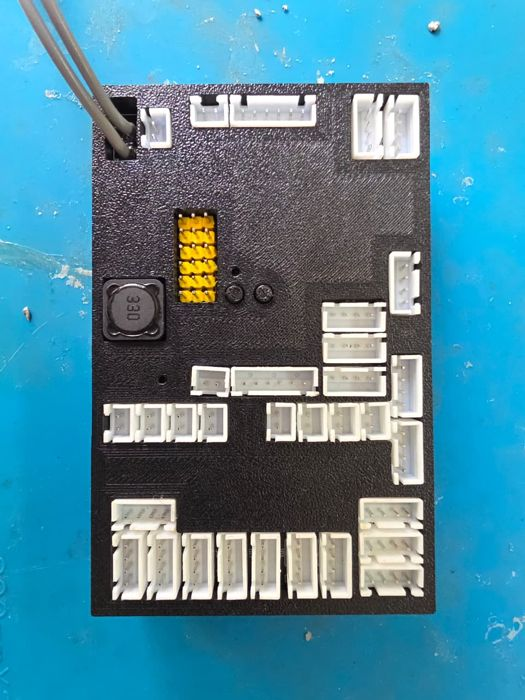
#> input picture curso/imagens/brick.jpg, 525 x 700 px, given in place of the camera
$ python main.py
#> lines starting #> are read from the running program, lines starting #| are printed output that depends on the picture; after the words box and inside, x2 and y2 are one past the last pixel; in counts of white or black regions, pixels touching at a corner belong together
#> further down, frame is the input picture: shape (700, 525, 3); mean B, G, R 157.3, 137.5, 76.7
#exemplo de como detectar áreas de uma cor específica (neste caso, azul) usando OpenCV
import cv2
import numpy as np
import time


# intervalo da cor de exemplo, neste caso, é o hsv do azul
# Intervalo de azul em HSV (pode ajustar conforme necessário)
# Como cores podem variar, é importante calibrar esses valores e colocar um intervalo que funcione bem para o seu ambiente
valorBaixoAzul = np.array([100, 100, 100])
valorAltoAzul = np.array([130, 255, 255])

# Iniciar captura da webcam
camera = cv2.VideoCapture(0)
camera.set(cv2.CAP_PROP_FRAME_WIDTH, 320)
camera.set(cv2.CAP_PROP_FRAME_HEIGHT, 240)

frameAtual = None
objetos_detectados = []

def encontraObjetos(frame):
    global objetos_detectados
    hsv = cv2.cvtColor(frame, cv2.COLOR_BGR2HSV)
#> hsv: shape (700, 525, 3); mean H, S, V 89, 124, 163.1
    objetos_detectados = []  # Limpa a lista de objetos detectados a cada frame
    # Criar máscara para azul
    mask = cv2.inRange(hsv, valorBaixoAzul, valorAltoAzul)
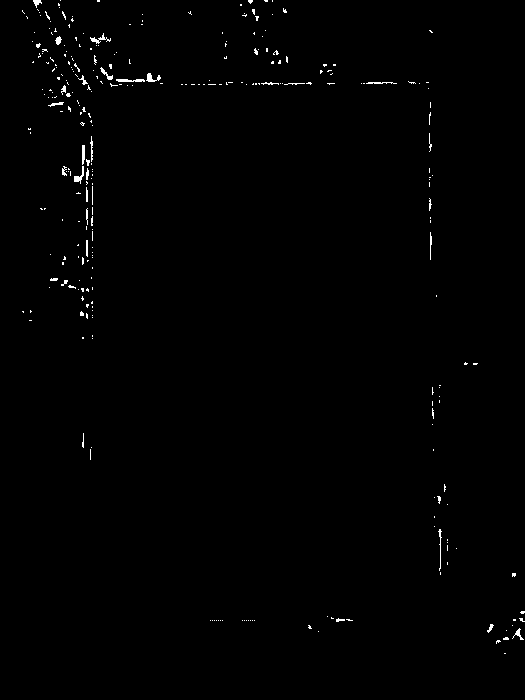
#> mask: shape (700, 525); 0.64% white in thin lines or dots, all inside (x1, y1, x2, y2) = (22, 0, 525, 654)

    kernel = np.ones((10,10), np.uint8)
    maskAzul = cv2.morphologyEx(mask, cv2.MORPH_CLOSE, kernel)
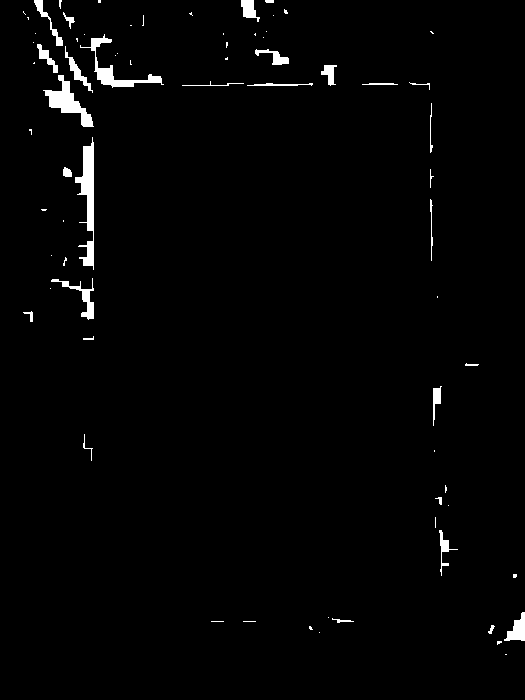
#> maskAzul: shape (700, 525); 1.7% white; 73 white regions (43 under 20 px)

    # Encontrar contornos
    contours, _ = cv2.findContours(maskAzul, cv2.RETR_EXTERNAL, cv2.CHAIN_APPROX_SIMPLE)
#> contours = 73 contours, 54 with area under 20; largest, box (x1, y1, x2, y2) and area: (75, 137, 94, 270) 968, (43, 75, 94, 127) 781, (80, 34, 164, 88) 632, (51, 278, 94, 320) 290, (504, 612, 525, 641) 288

    # Desenhar contornos que são retângulos
    i = 0
    for cnt in contours:
        area = cv2.contourArea(cnt)
        print (f"Area do contorno {i}: {area}")
        if area > 700:  # Ajuste esse valor conforme necessário para filtrar tamanho dos objetos
            x, y, w, h = cv2.boundingRect(cnt)
            #desenha um retângulo que envolve o objeto detectado
            cv2.rectangle(frame, (x, y), (x+w, y+h), (0, 255, 0), 2)
            centro_x = x + w // 2
            centro_y = y + h // 2
            #adiciono os dados do objeto detectado na lista de objetos detectados
            #assim posso trabalhar com esses dados depois para tomar alguma decisão
            objetos_detectados.append([centro_x, centro_y, w*h, "Objeto Azul"])
            i += 1
#> this loop made 73 passes
#> (area, x, y, w, h, centro_x, centro_y, i) on passes 33, 40: (967.5, 75, 137, 19, 133, 84, 203, 1), (781, 43, 75, 51, 52, 68, 101, 2)
#> area on passes 10, 12, 19, 22, 25, 30: 288.5, 123.5, 123, 26, 290, 22
#| Area do contorno 0: 0.0
#| Area do contorno 0: 7.0
#| Area do contorno 0: 0.0
#| Area do contorno 0: 5.5
#| Area do contorno 0: 19.5
#| Area do contorno 0: 0.0
#| Area do contorno 0: 0.0
#| Area do contorno 0: 19.5
#> (further printed lines are left out)
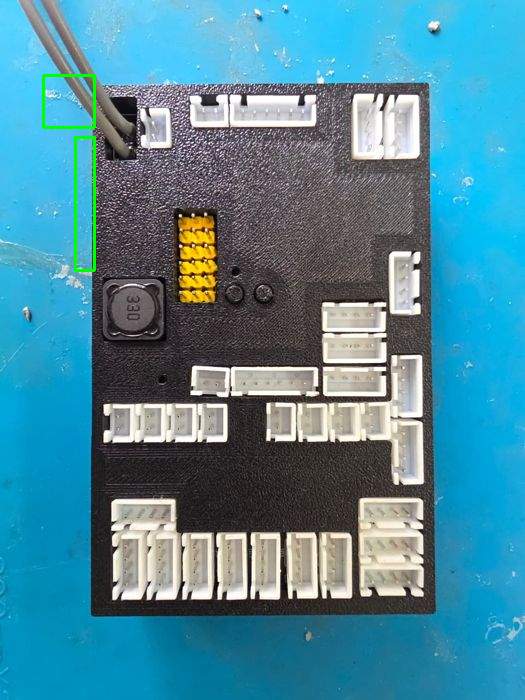
#> frame: shape (700, 525, 3); 0.41% of pixels changed, all inside (x1, y1, x2, y2) = (42, 74, 96, 272)
#> after the loop, i = 2; objetos_detectados = [[84, 203, 2527, 'Objeto Azul'], [68, 101, 2652, 'Objeto Azul']]


    # Mostrar resultado
    cv2.imshow("Objetos Azuis", frame)


while True:
    ret, frame = camera.read()
    if not ret:
        break
    encontraObjetos(frame)
    print(objetos_detectados)
#| [[84, 203, 2527, 'Objeto Azul'], [68, 101, 2652, 'Objeto Azul']]

    #time.sleep(2)
    # Sair com tecla 'q'
    if cv2.waitKey(1) & 0xFF == ord('q'):
#> (key q is pressed here)
        break

camera.release()
cv2.destroyAllWindows()

$ run again, on curso/imagens/conectores.jpg
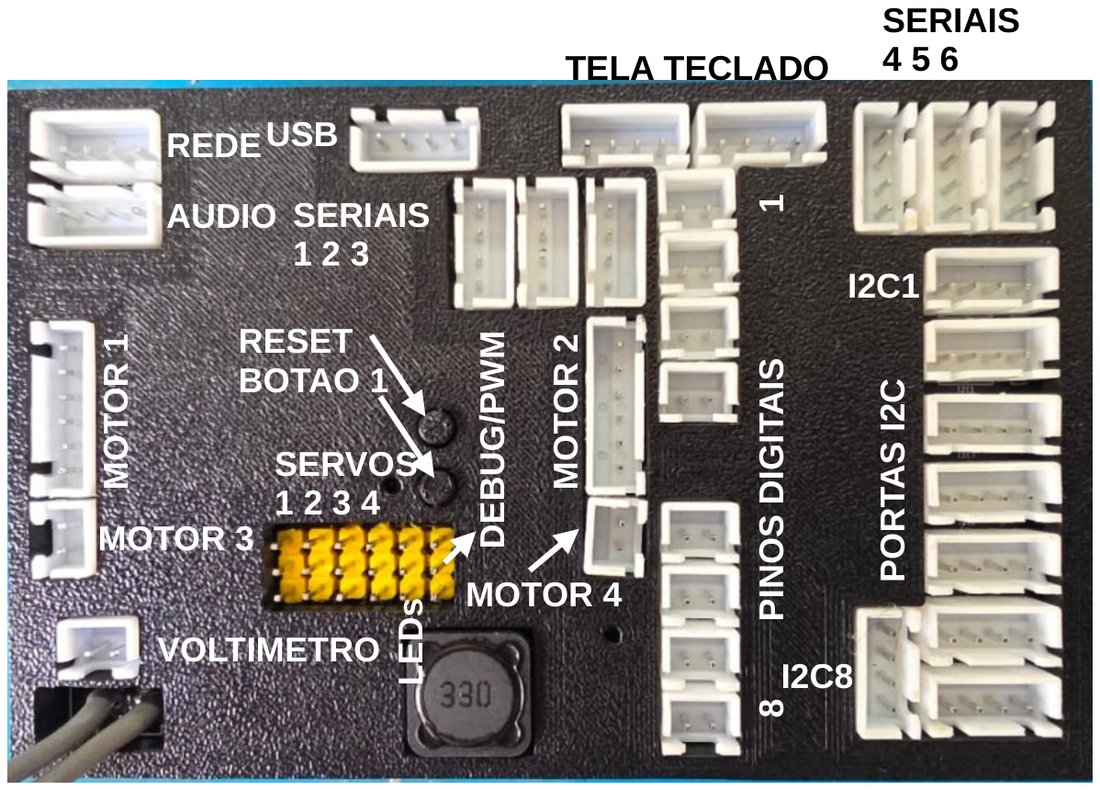
#> input picture curso/imagens/conectores.jpg, 1100 x 790 px, given in place of the camera
#> frame is the input picture: shape (790, 1100, 3); mean B, G, R 129.4, 132.7, 137.2
#> hsv: shape (790, 1100, 3); mean H, S, V 70.7, 30.1, 139.4
#> in encontraObjetos, `mask = cv2.inRange(hsv, valorBaixoAzul, valorAltoAzul)`:
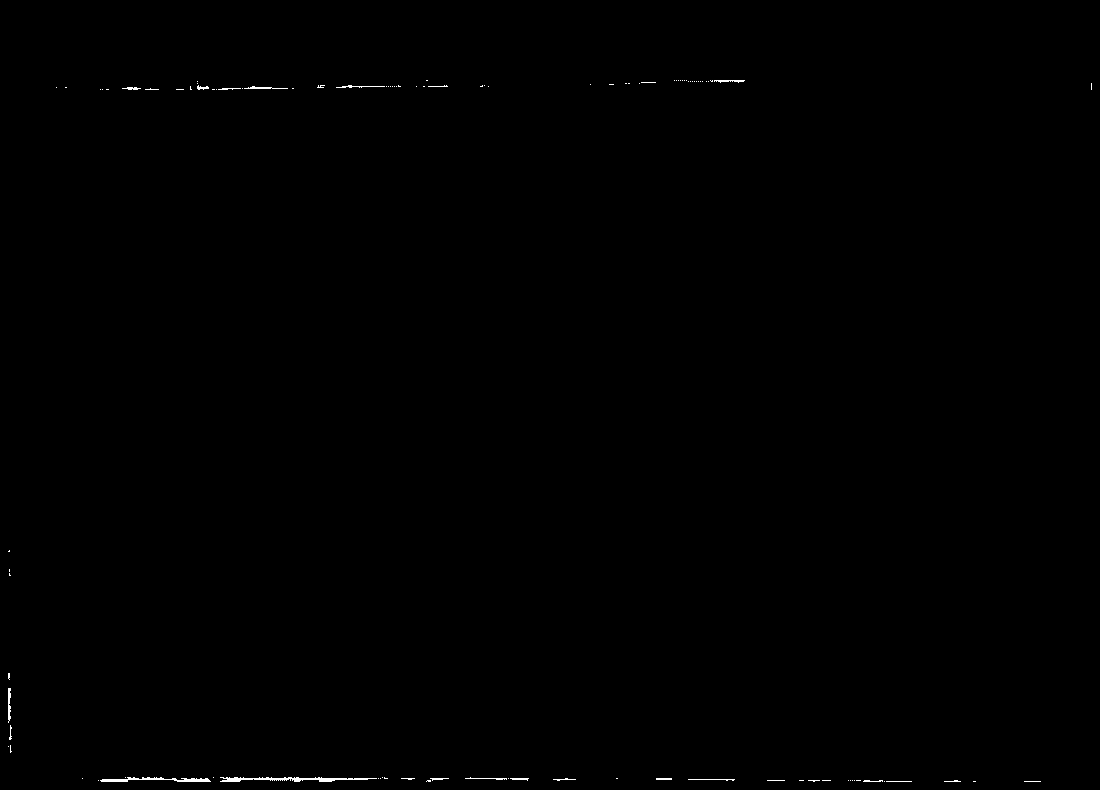
#> mask: shape (790, 1100); 0.2% white in thin lines or dots, all inside (x1, y1, x2, y2) = (8, 80, 1092, 782)
#> in encontraObjetos, `maskAzul = cv2.morphologyEx(mask, cv2.MORPH_CLOSE, kernel)`:
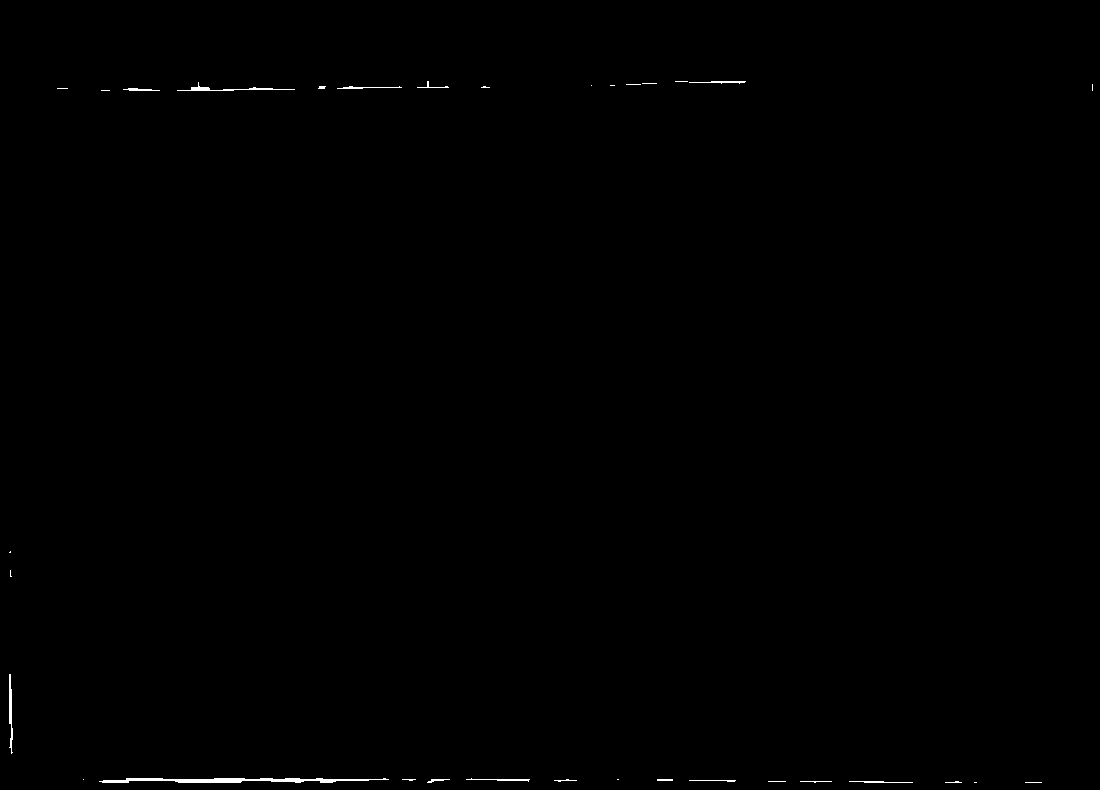
#> maskAzul: shape (790, 1100); 0.25% white; 33 white regions (17 under 20 px)
#> contours = 33 contours, 25 with area under 20; largest, box (x1, y1, x2, y2) and area: (99, 778, 389, 783) 598, (9, 674, 13, 754) 108, (177, 82, 295, 91) 95, (689, 81, 746, 84) 36, (466, 778, 530, 782) 34, (123, 88, 160, 91) 33, (337, 86, 402, 89) 25, (849, 781, 913, 783) 20
#> the loop in encontraObjetos, `for cnt in contours:` made 33 passes
#> area on passes 4, 14, 15, 16, 20, 23, 30, 31: 20, 33.5, 598.5, 107.5, 33, 25, 95, 36
#> (printed output is left out)
#> after the loop in encontraObjetos, `for cnt in contours:`: i = 0; objetos_detectados = []
